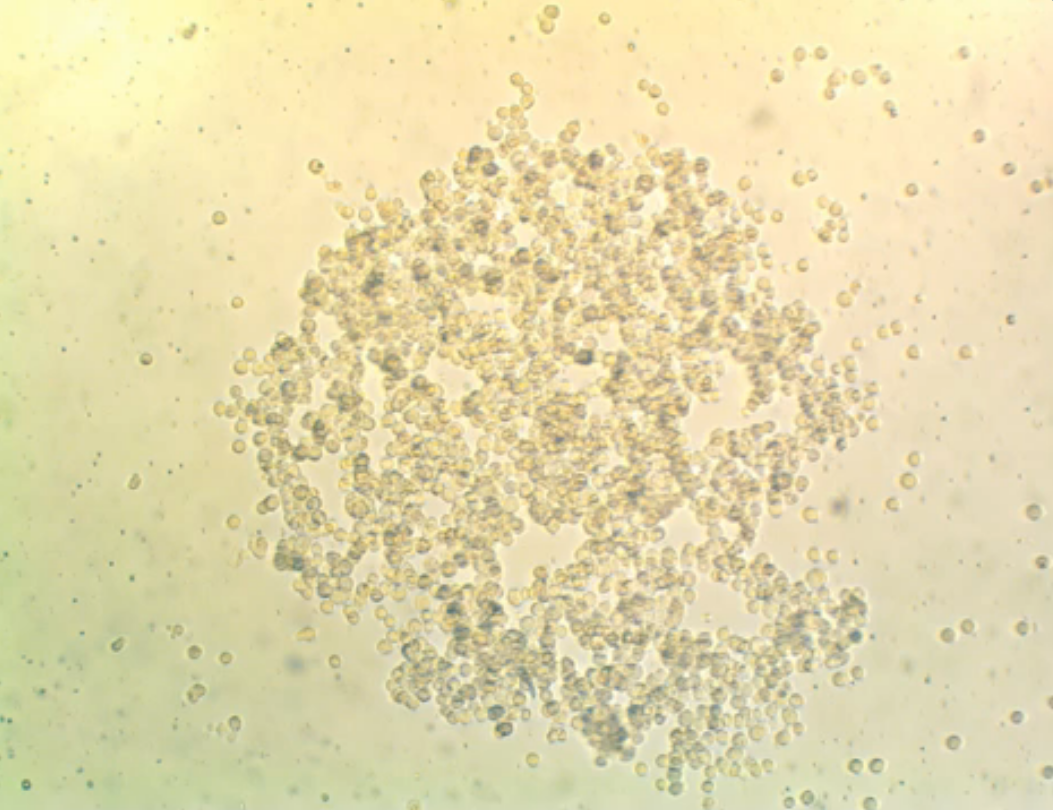
#> input picture LillyTesting/spheroidImg.png, 1053 x 810 px, found by its file name
$ python GaussTest.py
#> lines starting #> are read from the running program, lines starting #| are printed output that depends on the picture; after the words box and inside, x2 and y2 are one past the last pixel; in counts of white or black regions, pixels touching at a corner belong together
import sys  # to access the system
import cv2
import numpy as np
import math

"""Open and display image in python using opencv
code adapted from: https://www.tutorialkart.com/opencv/python/opencv-python-resize-image/"""
img = cv2.imread("spheroidImg.png", cv2.IMREAD_ANYCOLOR)
#> img is the input picture: shape (810, 1053, 3); mean B, G, R 173, 217.7, 227.8
# resize image because it's too big
scale_percent = 0.5
scaled_dim = (int(img.shape[1] * scale_percent), int(img.shape[0] * scale_percent))
#> scaled_dim = (526, 405)

# define global variables:
image = cv2.resize(img, scaled_dim, interpolation=cv2.INTER_AREA)
previous = image.copy()
drawing = False  # true if mouse is pressed
ix, iy = -1, -1
centroid = 0, 0
radius = 1


def main():
	# Create a window
	cv2.namedWindow('Drag Circle Window')

	# bind the callback function to above defined window
	cv2.setMouseCallback('Drag Circle Window', draw_circle)

	# display the image
	while True:  # infinite loop, exited via explicit break
		cv2.imshow('Drag Circle Window', image)
		# 	cv2.waitKey(1)
		# 	break
		k = cv2.waitKey(0) & 0xFF  # 0xFF is a hexidecimal, helps with comparing pressed key
#> (key Esc is pressed here)
		if k == 27:  # hit Esc to close window (replace this with a button in gui)
			cv2.imwrite("circled_img.jpg", previous)
			break

	cv2.destroyAllWindows()

	mask()

# define mouse callback function to draw circle
def draw_circle(event, x, y, flags, param):
	"""Drawing circle on image
	code adapted from:
	https://pythonprogramming.net/drawing-writing-python-opencv-tutorial/
	https://www.life2coding.com/paint-opencv-images-save-image/
	https://www.tutorialspoint.com/opencv-python-how-to-draw-circles-using-mouse-events"""
	img_copy = image.copy()  # sets fresh image as canvas to clear the slate
	global ix, iy, drawing, previous, centroid, radius
	if event == cv2.EVENT_LBUTTONDOWN: # when left button on mouse is clicked...
		drawing = True
		# take note of where the mouse was located
		ix, iy = x, y
	elif event == cv2.EVENT_MOUSEMOVE:
		drawing = True
	elif event == cv2.EVENT_LBUTTONUP: # length dragged = diameter of circle
		radius = int((math.sqrt(((ix - x) ** 2) + ((iy - y) ** 2))) / 2)
		center_x = int((ix - x) / 2) + x
		center_y = int((iy - y) / 2) + y
		centroid = center_x, center_y # can possibly use this for machine learning later
		color = (255, 100, 200)
		cv2.circle(img_copy, centroid, radius, color, thickness=1)
		drawing = False
		previous = img_copy  # sets global variable to image with circle so it can be referenced outside of this method
		cv2.imshow('Drag Circle Window', img_copy)


def mask():
	"""Create a mask of spheroid (drawn circle) and black out surroundings
	this will allow for better tracking of cells in spheroid.
	Code adapted from:
	https://www.digitalocean.com/community/tutorials/arithmetic-bitwise-and-masking-python-opencv
	https://www.tutorialspoint.com/how-to-mask-an-image-in-opencv-python
	"""
	global previous, centroid, radius
	# create a black image that is the same size as the spheroid image
	mask = np.zeros(previous.shape[:2], dtype="uint8")

	# creating a white circle on the mask
	cv2.circle(mask, centroid, radius, 255, -1) # (image, (center_x, center_y), radius, color, thickness)
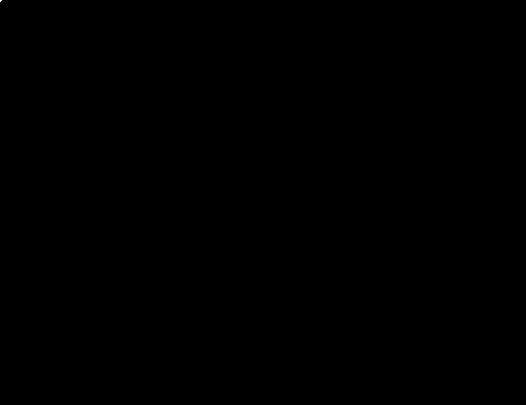
#> mask: shape (405, 526); 0% white in thin lines or dots, all inside (x1, y1, x2, y2) = (0, 0, 2, 2)


	# performing a bitwise_and with the image and the mask
	masked = cv2.bitwise_and(previous, previous, mask=mask)
	cv2.imshow("Mask applied to Image", masked)
	cv2.waitKey(0)


main()


#
# cv2.namedWindow('New Window')
# cv2.imshow('New Window', previous)
# cv2.waitKey(0)

# cv2.waitKey(0)
  # to exit from all the processes


# TODO: Figure out new tracking method

"""Create new image with gaussian blur"""
# def gauss():
#  	circled = cv2.imread("circled_img.jpg")
#  	cv2.imshow(circled)
# sigma = 3.0
#
# blurred = skimage.filters.gaussian(
#     image, sigma=(sigma, sigma), truncate=3.5, channel_axis=2)
#
# # display blurred image
# # fig, ax = plt.subplots()
# # plt.imshow(blurred)
